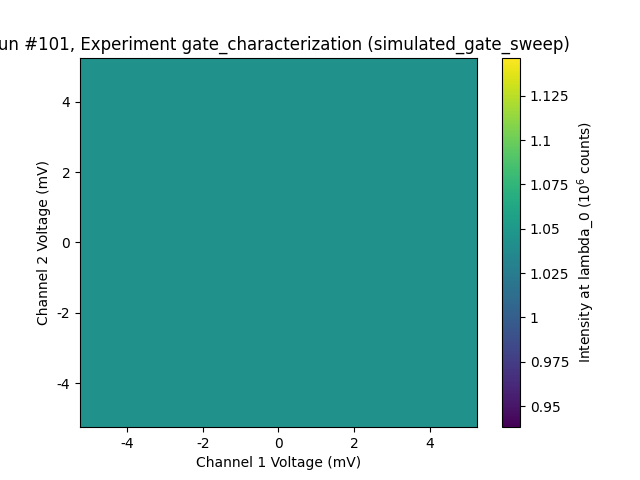

This chart was generated by the following Python code:
import os
import sys
import numpy as np
import matplotlib.pyplot as plt
import qcodes as qc
from qcodes.dataset import Measurement, new_experiment, plot_dataset
from qcodes.parameters import Parameter
from qcodes.instrument import Instrument

# Add parent folder to path to import station_setup
parent_dir = os.path.dirname(os.path.dirname(os.path.abspath(__file__)))
if parent_dir not in sys.path:
    sys.path.insert(0, parent_dir)

from station_setup import initialize_station

class Lambda0Intensity(Parameter):
    """
    Custom QCoDeS parameter that captures a 2D frame from the Princeton camera
    and extracts the intensity at target_lambda using the general lookup logic.
    """
    def __init__(self, camera, monochromator=None, target_lambda=None, name="intensity", **kwargs):
        super().__init__(name=name,
                         label="Intensity at lambda_0",
                         unit="counts",
                         **kwargs)
        self.camera = camera
        self.monochromator = monochromator
        self.target_lambda = target_lambda

    def __call__(self, *args, **kwargs):
        if len(args) == 1:
            self.target_lambda = args[0]
            return self.get()
        elif len(args) > 1:
            raise ValueError("Lambda0Intensity parameter call only accepts at most 1 positional argument (target_lambda).")
        return self.get()

    def get_raw(self) -> float:
        # Retrieve monochromator setting dynamically if not provided
        mono = self.monochromator
        if mono is None:
            try:
                mono = Instrument.find_instrument('monochromator')
            except Exception:
                pass
                
        t_lambda = self.target_lambda
        if t_lambda is None:
            if mono is not None:
                t_lambda = mono.wavelength()
            else:
                t_lambda = 500.0
                
        if mono is not None:
            lambda_mono = mono.wavelength()
        else:
            lambda_mono = t_lambda
            
        # Capture the image
        img = self.camera.image()
        spectrum_1d = np.sum(img, axis=0)
        
        # Calibrate wavelength axis
        dispersion = 0.05
        center_pixel = len(spectrum_1d) // 2
        pixels = np.arange(len(spectrum_1d))
        wavelengths = lambda_mono + (pixels - center_pixel) * dispersion
        
        # Retrieve intensity using the general lookup logic
        idx = np.argmin(np.abs(wavelengths - t_lambda))
        return float(spectrum_1d[idx])


def run_double_gate_sweep(station, lambda_0: float = 500.0, sample_name: str = "gate_sweep_sample"):
    """
    Runs a 2D electrostatic gate sweep experiment:
    1. Sets the monochromator wavelength to lambda_0.
    2. Sweeps Top Gate (smu.ch1.volt) and Bottom Gate (smu.ch2.volt).
    3. Measures the CCD intensity at lambda_0 at each voltage step.
    4. Saves results to the database and plots the 2D map.
    """
    print(f"\n--- Starting 2D Gate Sweep (lambda_0 = {lambda_0} nm) ---")
    
    monochromator = station.monochromator
    smu = station.smu
    camera = station.camera
    
    # Set the monochromator wavelength
    print(f"Setting monochromator to lambda_0 = {lambda_0} nm...")
    monochromator.wavelength(lambda_0)
    if hasattr(camera, 'source_wavelength'):
        camera.source_wavelength(lambda_0)
    
    intensity = Lambda0Intensity(camera=camera, monochromator=monochromator, target_lambda=lambda_0)
    
    # Set up QCoDeS dataset
    exp = new_experiment(name="gate_characterization", sample_name=sample_name)
    meas = Measurement(exp=exp)
    
    # Register parameters
    meas.register_parameter(smu.ch1.volt)  # Top Gate
    meas.register_parameter(smu.ch2.volt)  # Bottom Gate
    meas.register_parameter(intensity, setpoints=(smu.ch1.volt, smu.ch2.volt))
    
    smu.ch1.output(True)
    smu.ch2.output(True)
    
    # Define sweep ranges: 5mV to -5mV in 21 steps for both gates
    top_gate_sweep = np.linspace(0.005, -0.005, 21)
    bottom_gate_sweep = np.linspace(0.005, -0.005, 21)
    
    # Execute the 2D sweep loop
    with meas.run() as datasaver:
        for v_top in top_gate_sweep:
            smu.ch1.volt(v_top)  # Apply voltage to Top Gate
            
            for v_bot in bottom_gate_sweep:
                smu.ch2.volt(v_bot)
                
                val = intensity()
                
                datasaver.add_result(
                    (smu.ch1.volt, v_top),
                    (smu.ch2.volt, v_bot),
                    (intensity, val)
                )
                
    smu.ch1.output(False)
    smu.ch2.output(False)
    
    print(f"Sweep complete. Saved as Run ID: {datasaver.run_id}")
    
    # Plot the results
    print("Generating 2D plot...")
    plot_dataset(datasaver.dataset)
    
    # Save a copy of the plot if run directly as a script
    if __name__ == '__main__':
        output_dir = os.path.dirname(os.path.abspath(__file__))
        plot_file = os.path.join(output_dir, "double_gate_sweep.png")
        plt.savefig(plot_file)
        print(f"Saved plot to {plot_file}")
        
    plt.show()
    return datasaver.run_id

if __name__ == '__main__':
    print("=== Running double_gate_sweep in Simulated Mode ===")
    station = initialize_station(simulated=True)
    run_double_gate_sweep(station, lambda_0=500.0, sample_name="simulated_gate_sweep")
